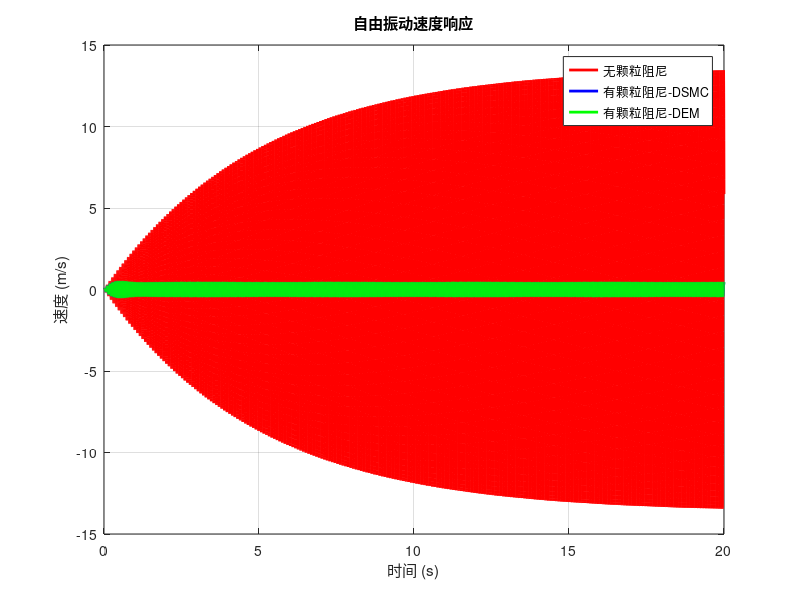
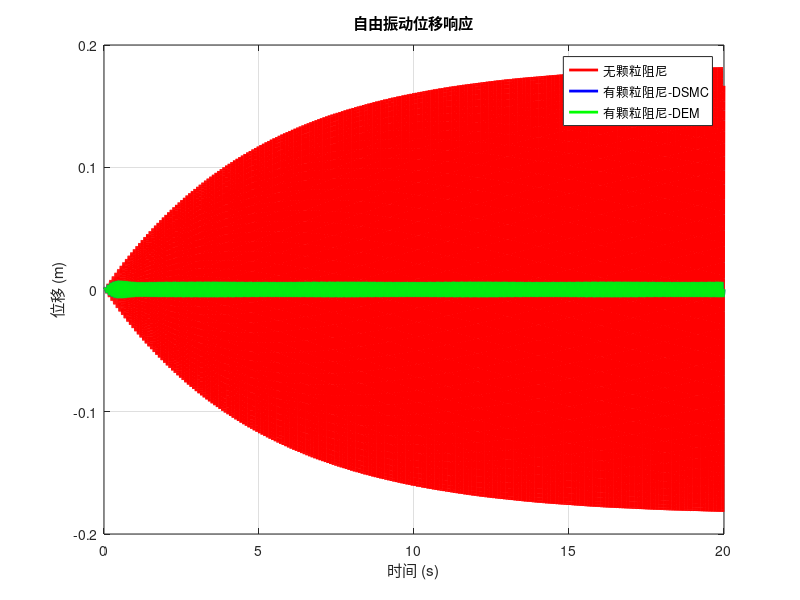

These charts were generated, in order, by the following MATLAB code:
%% DEM 模拟粒子阻尼
clear; clc;

% 系统参数
M = 0.293; % 结构质量 (kg)
K = 1602.7; % 刚度 (N/m)
C = 0.116; % 内部阻尼 (Ns/m)
D = 0.038; % 圆柱直径 (m)
H = 0.058; % 圆柱高度 (m)
d = 0.006; % 粒子直径 (m)
n = 300; % 粒子数量
m_p = 1.35e-4; % 单粒子质量(kg)
k_n = 360e3; % 法向刚度 (N/m)
k_s = 330e3; % 切向刚度 (N/m)
c_n = 0.01; % 法向阻尼 (Ns/m)
c_s = 0.015; % 切向阻尼 (Ns/m)
mu = 0.55; % 摩擦系数

dt = 1e-3; % 时间步长 (s)
T = 20; % 总模拟时间 (s)
steps = T / dt; % 时间步数

f = 2000;
A = 5;
omega = 2 * pi * f;
phase = pi/2;

C_DSMC = 17; % 阻尼比倒数 
C_DEM = 17.1; % 阻尼比倒数

a = 0.001; % 
pinlv = 11.77; %
w = 2 * pi * pinlv;

% 初始条件
x0 = 0; % 初始位移 (m)
v0 = 0; % 初始速度 (m/s)

% 时间向量
t = (0:dt:T); % 时间数组

% 无粒子情况下的模拟
x_no_particles = zeros(size(t)); % 位置初始化
v_no_particles = zeros(size(t)); % 速度初始化
a_no_particles = zeros(size(t)); % 加速度初始化
x_no_particles(1) = x0;

for i = 2:length(t)
    % 计算正弦荷载力
    % F_t = A * sin(omega * t(i));
    F_t = a * K * sin(w * t(i));
    % 计算加速度
    a_no_particles(i) = -(K / M) * x_no_particles(i-1) - (C / M) * v_no_particles(i-1) + F_t / M;
    % 更新速度
    v_no_particles(i) = v_no_particles(i-1) + a_no_particles(i) * dt;
    % 更新位移
    x_no_particles(i) = x_no_particles(i-1) + v_no_particles(i) * dt;
end

% 有粒子情况下的DSMC模拟
x_particles_DSMC = zeros(size(t)); % 位置初始化
v_particles_DSMC = zeros(size(t)); % 速度初始化
a_particles_DSMC = zeros(size(t)); % 加速度初始化
x_particles_DSMC(1) = x0;
perturbation_force = zeros(size(t)); % 扰动力初始化
perturbation_interval = 250; % 每隔 100 个时间步施加一次扰动


for i = 2:length(t)
    % 计算正弦荷载力
    % F_t = A * sin(omega * t(i));
    F_t = a * K * sin(w * t(i));
    % 计算结构的加速度
    a_particles_DSMC(i) = -(K / (M + n * m_p)) * x_particles_DSMC(i-1) - (C * C_DSMC / (M + n * m_p)) * v_particles_DSMC(i-1) + F_t / (M + n * m_p);
    
    % 结构的加速度、速度、位移更新（与粒子对结构的总作用力同步进行）
        % 加入非线性扰动
        % 判断是否满足扰动条件（每隔 100 个时间步）
    if mod(i, perturbation_interval) == 0
        % 每隔 100 个时间步加入一次扰动力
        perturbation_force(i) = A * sin(omega * i * dt + phase); % 周期扰动力
    else
        % 其余时间扰动力为 0
        perturbation_force(i) = 0;
    end
  
    a_particles_DSMC(i) = a_particles_DSMC(i) * 0.99 + perturbation_force(i) / (M + n * m_p); % 更新结构加速度
    v_particles_DSMC(i) = v_particles_DSMC(i-1) + a_particles_DSMC(i) * dt; % 更新结构速度
    x_particles_DSMC(i) = x_particles_DSMC(i-1) + v_particles_DSMC(i) * dt; % 更新结构位移

end


% 有粒子情况下的DEM模拟
x_particles_DEM = zeros(size(t)); % 位置初始化
v_particles_DEM = zeros(size(t)); % 速度初始化
a_particles_DEM = zeros(size(t)); % 加速度初始化
x_particles_DEM(1) = x0;

% % 初始化粒子位置和速度
% particle_pos = rand(n, 1) * H; % 随机初始位置
% particle_vel = zeros(n, 1); % 粒子初始速度
% particle_forces = zeros(n, 1); % 粒子初始力
% total_force = zeros(size(t)); % 初始化粒子对结构的总作用力
% 
% factor_damper = ones(size(t)); 
% 初始化扰动相关变量
perturbation_force = zeros(size(t)); % 扰动力初始化
perturbation_interval = 250; % 每隔 100 个时间步施加一次扰动

for i = 2:length(t)
    % 计算正弦荷载力
    % F_t = A * sin(omega * t(i));
    F_t = a * K * sin(w * t(i));
    % 计算结构的加速度
    a_particles_DEM(i) = -(K / (M + n * m_p)) * x_particles_DEM(i-1) - (C * C_DEM / (M + n * m_p)) * v_particles_DEM(i-1) + F_t / (M + n * m_p);
    
    % 结构的加速度、速度、位移更新（与粒子对结构的总作用力同步进行）
    % 加入非线性扰动
        % 判断是否满足扰动条件（每隔 100 个时间步）
    if mod(i, perturbation_interval) == 0
        % 每隔 100 个时间步加入一次扰动力
        perturbation_force(i) = A * sin(omega * i * dt + phase); % 周期扰动力
    else
        % 其余时间扰动力为 0
        perturbation_force(i) = 0;
    end
  
    a_particles_DEM(i) = a_particles_DEM(i) * 1 + perturbation_force(i) / (M + n * m_p); % 更新结构加速度
    v_particles_DEM(i) = v_particles_DEM(i-1) + a_particles_DEM(i) * dt; % 更新结构速度
    x_particles_DEM(i) = x_particles_DEM(i-1) + v_particles_DEM(i) * dt; % 更新结构位移

end


% 速度绘图结果
figure;
plot(t, v_no_particles, 'r-', 'DisplayName', '无颗粒阻尼', 'LineWidth', 2);
hold on;
plot(t, v_particles_DSMC, 'b-', 'DisplayName', '有颗粒阻尼-DSMC', 'LineWidth', 2);
hold on;
plot(t, v_particles_DEM, 'g-', 'DisplayName', '有颗粒阻尼-DEM', 'LineWidth', 2);
hold off;
xlabel('时间 (s)');
ylabel('速度 (m/s)');
title('自由振动速度响应');
legend;
grid on;

% 位移绘图结果
figure;
plot(t, x_no_particles, 'r-', 'DisplayName', '无颗粒阻尼', 'LineWidth', 2);
hold on;
plot(t, x_particles_DSMC, 'b-', 'DisplayName', '有颗粒阻尼-DSMC', 'LineWidth', 2);
hold on;
plot(t, x_particles_DEM, 'g-', 'DisplayName', '有颗粒阻尼-DEM', 'LineWidth', 2);
hold off;
xlabel('时间 (s)');
ylabel('位移 (m)');
title('自由振动位移响应');
legend;
grid on;